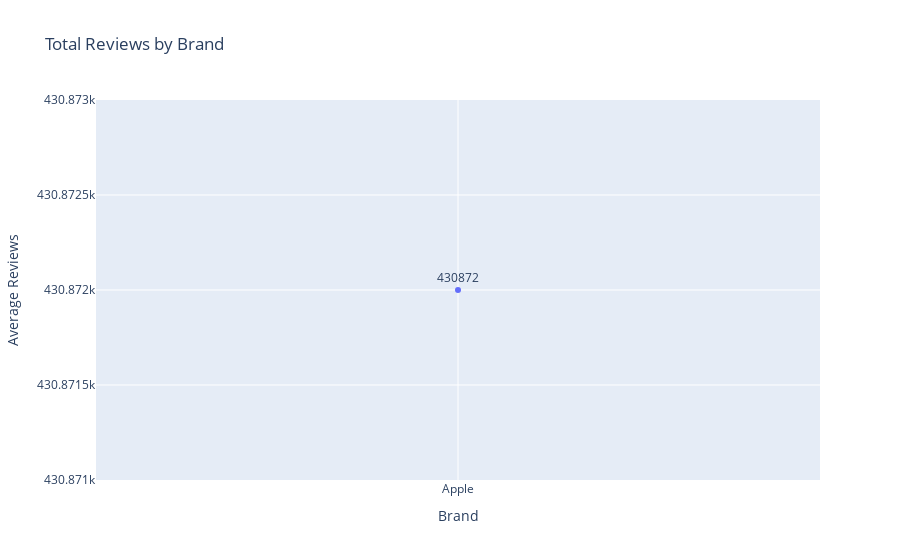

This figure's notebook cell:
### Code cell
avg_review_by_brand = flipkart_df.groupby('brand_name')['reviews'].sum().reset_index().round(0)
avg_review_by_brand.columns = ['brand_name', 'avg_reviews']

fig = px.line(avg_review_by_brand, x='brand_name', y='avg_reviews', title='Total Reviews by Brand', markers=True, labels={'brand_name': 'Brand', 'avg_reviews': 'Average Reviews'}, text='avg_reviews')
fig.update_traces(textposition='top center')

fig.show()

### Figure 1 — Plotly figure (JSON) as saved in the notebook; plotly's stock layout.template omitted (floating-point values rounded to 4 significant figures)
{"data": [{"hovertemplate": "Brand=%{x}<br>Average Reviews=%{text}<extra></extra>", "legendgroup": "", "line": {"color": "#636efa", "dash": "solid"}, "marker": {"symbol": "circle"}, "mode": "lines+markers+text", "name": "", "orientation": "v", "showlegend": false, "text": [430872], "textposition": "top center", "type": "scatter", "x": ["Apple"], "xaxis": "x", "y": [430872], "yaxis": "y"}], "layout": {"legend": {"tracegroupgap": 0}, "title": {"text": "Total Reviews by Brand"}, "xaxis": {"anchor": "y", "domain": [0, 1], "title": {"text": "Brand"}}, "yaxis": {"anchor": "x", "domain": [0, 1], "title": {"text": "Average Reviews"}}}}
